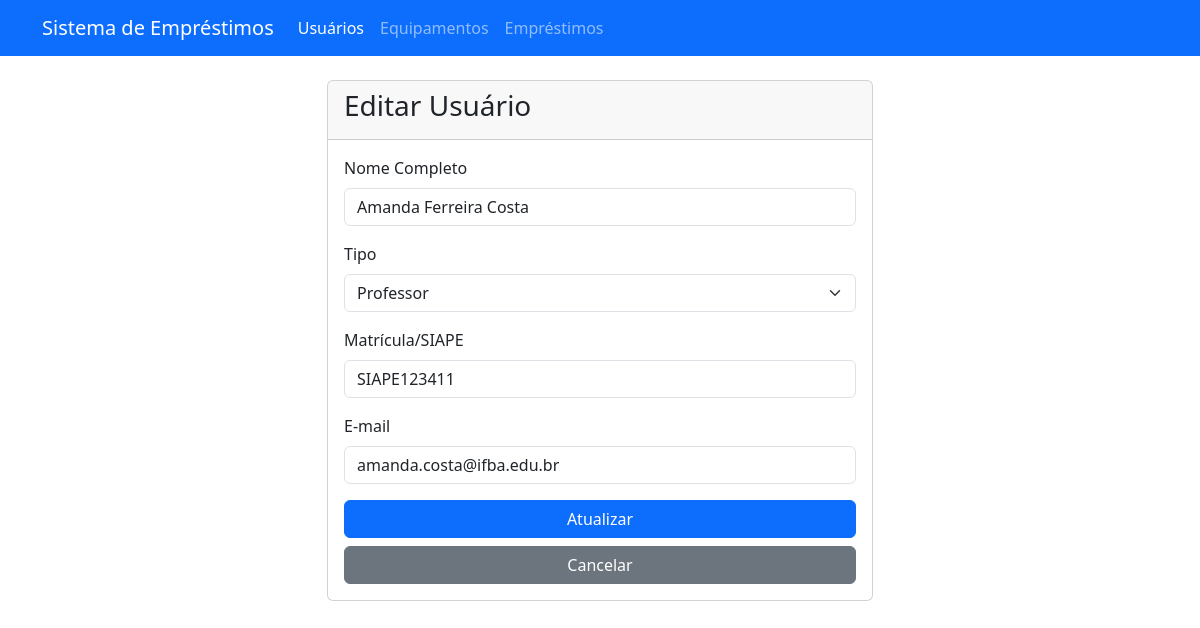
Screenshot of /views/usuarios/editar.php?id=11 with the database file from the repository.
### tables this page shows
CREATE TABLE usuarios (
    id INT PRIMARY KEY AUTO_INCREMENT,
    nome_completo VARCHAR(100) NOT NULL,
    tipo ENUM('aluno', 'professor') NOT NULL,
    matricula VARCHAR(20) NOT NULL,
    email VARCHAR(100) NOT NULL,
    created_at TIMESTAMP DEFAULT CURRENT_TIMESTAMP
);

### config/Database.php (called while the page is built, shortened)
<?php
class Database {
    private static $instance = null;
    private $conn;
    private function __construct() {
        try {
            $this->conn = new PDO(
                "mysql:host=localhost;dbname=sistema_emprestimos",
                "root",
                "",
                [
                    PDO::ATTR_ERRMODE => PDO::ERRMODE_EXCEPTION,
                    PDO::ATTR_DEFAULT_FETCH_MODE => PDO::FETCH_ASSOC,
                    PDO::MYSQL_ATTR_INIT_COMMAND => "SET NAMES utf8"
                ]
            );
        } catch(PDOException $e) {
            die("Erro na conexão com o banco de dados: " . $e->getMessage());
        }
    }
    public static function getInstance() {
        if (self::$instance === null) {
            self::$instance = new self();
        }
        return self::$instance;
    }
    public function getConnection() {
        return $this->conn;
    }
}

### models/Usuario.php (called while the page is built, shortened)
<?php
require_once __DIR__ . '/../config/Database.php';
class Usuario {
    private $db;
    public function __construct() {
        $this->db = Database::getInstance()->getConnection();
    }
    public function buscarPorId($id) {
        try {
            $sql = "SELECT * FROM usuarios WHERE id = :id";
            $stmt = $this->db->prepare($sql);
            $stmt->bindParam(':id', $id);
            $stmt->execute();
            return $stmt->fetch(PDO::FETCH_ASSOC);
        } catch(PDOException $e) {
            echo "Erro ao buscar: " . $e->getMessage();
            return null;
        }
    }
}

### views/usuarios/editar.php (the view, shortened to what this page needs)
<?php
require_once '../../models/Usuario.php';
$usuario = new Usuario();
$dados = $usuario->buscarPorId($_GET['id']);
?>
<!DOCTYPE html>
<html lang="pt-BR">
<head>
    <link href="https://cdn.jsdelivr.net/npm/bootstrap@5.3.0/dist/css/bootstrap.min.css" rel="stylesheet">
</head>
<body>
    <nav class="navbar navbar-expand-lg navbar-dark bg-primary">
        <div class="container">
            <a class="navbar-brand" href="../../index.php">Sistema de Empréstimos</a>
            <div class="collapse navbar-collapse" id="navbarNav">
                <ul class="navbar-nav">
                    <li class="nav-item">
                        <a class="nav-link active" href="listar.php">Usuários</a>
                    </li>
                    <li class="nav-item">
                        <a class="nav-link" href="../equipamentos/listar.php">Equipamentos</a>
                    </li>
                    <li class="nav-item">
                        <a class="nav-link" href="../emprestimos/listar.php">Empréstimos</a>
                    </li>
                </ul>
            </div>
        </div>
    </nav>
    <div class="container mt-4">
        <div class="row">
            <div class="col-md-6 offset-md-3">
                <div class="card">
                    <div class="card-header">
                        <h3 class="card-title">Editar Usuário</h3>
                    </div>
                    <div class="card-body">
                        <form method="POST">
                            <div class="mb-3">
                                <label for="nome_completo" class="form-label">Nome Completo</label>
                                <input type="text" class="form-control" id="nome_completo" name="nome_completo"
                                       value="<?php echo htmlspecialchars($dados['nome_completo']); ?>" required>
                            </div>
                            <div class="mb-3">
                                <label for="tipo" class="form-label">Tipo</label>
                                <select class="form-select" id="tipo" name="tipo" required>
                                    <option value="professor" <?php echo $dados['tipo'] === 'professor' ? 'selected' : ''; ?>>Professor</option>
                                </select>
                            </div>
                            <div class="mb-3">
                                <label for="matricula" class="form-label">Matrícula/SIAPE</label>
                                <input type="text" class="form-control" id="matricula" name="matricula"
                                       value="<?php echo htmlspecialchars($dados['matricula']); ?>" required>
                            </div>
                            <div class="mb-3">
                                <label for="email" class="form-label">E-mail</label>
                                <input type="email" class="form-control" id="email" name="email"
                                       value="<?php echo htmlspecialchars($dados['email']); ?>" required>
                            </div>
                            <div class="d-grid gap-2">
                                <button type="submit" class="btn btn-primary">Atualizar</button>
                                <a href="listar.php" class="btn btn-secondary">Cancelar</a>
                            </div>
                        </form>
                    </div>
                </div>
            </div>
        </div>
    </div>
</body>
</html>

### rows the page displays
usuarios: nome_completo "Amanda Ferreira Costa", tipo "Professor", matricula "SIAPE123411", email "amanda.costa@ifba.edu.br"
